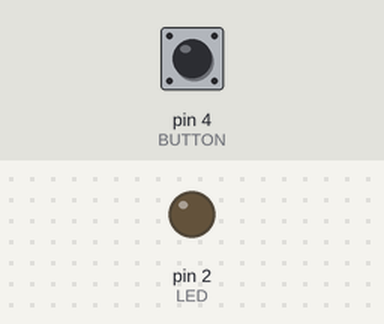
Recording of a sketch running on a simulated Arduino Uno, built with avr-gcc and run on an emulated ATmega328P. On the bench: output pins drawn as LEDs (lit = HIGH). The test bench sets the inputs (shaded band); at power-on: pin 4 (BUTTON) LOW.

Above: at 1.2 s.
1.3 s: pin 4 (BUTTON) pulled HIGH for 0.15 s
At 1.37 s:
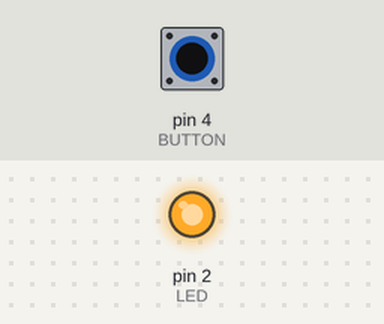
2.9 s: pin 4 (BUTTON) pulled HIGH for 3.2 s
At 7.3 s:
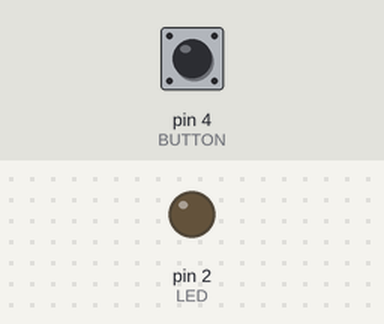
Timing chart, 0 to 8.8 s (numbered marks = the images above; inputs shaded):
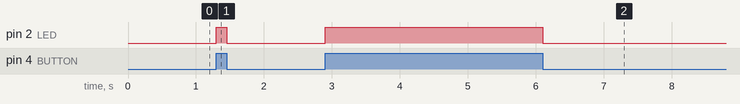

The sketch:

lab1-5.ino
```cpp
// ----------------------------------
// Module name:
//     lab1-5.ino
//
// Description:
//     Let the button control the LED module
//     Press down the button, lighten the LED
//
// Rev.0 28,June 2017
// ----------------------------------

// Plug the jump line for LED module from "SIN" to "2" in "DIGITAL" region
int LED = 2;
// Plug the jump line for button from "SIN" to "4" in "DIGITAL" region
int BUTTON = 4;

void setup() {
  // initialize digital pin LED_ONE as an output.
  pinMode(LED, OUTPUT);
  pinMode(BUTTON, INPUT);
}

// the loop function runs over and over again forever
void loop() {
  if (digitalRead(BUTTON))
  {
    digitalWrite(LED, HIGH);
  }
  else
  {
    digitalWrite(LED, LOW);
  }
}
```

Measured:
- after the input at 1.3 s, pin 2 (LED): LOW → HIGH at once, → LOW 0.15 s later
- after the input at 2.9 s, pin 2 (LED): LOW → HIGH at once, → LOW 3.2 s later
